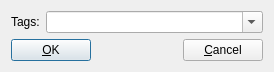
<?xml version="1.0" encoding="UTF-8"?>
<ui version="4.0">
 <class>AddTagsDlg</class>
 <widget class="QDialog" name="AddTagsDlg">
  <property name="geometry">
   <rect>
    <x>0</x>
    <y>0</y>
    <width>274</width>
    <height>65</height>
   </rect>
  </property>
  <property name="windowTitle">
   <string>Add tags</string>
  </property>
  <layout class="QVBoxLayout" name="verticalLayout_2">
   <item>
    <layout class="QVBoxLayout" name="verticalLayout">
     <item>
      <layout class="QHBoxLayout" name="horizontalLayout">
       <item>
        <widget class="QLabel" name="label">
         <property name="text">
          <string>Tags:</string>
         </property>
        </widget>
       </item>
       <item>
        <widget class="CompletionComboBox" name="tags">
         <property name="sizePolicy">
          <sizepolicy hsizetype="MinimumExpanding" vsizetype="Fixed">
           <horstretch>0</horstretch>
           <verstretch>0</verstretch>
          </sizepolicy>
         </property>
         <property name="editable">
          <bool>true</bool>
         </property>
        </widget>
       </item>
      </layout>
     </item>
     <item>
      <layout class="QHBoxLayout">
       <item>
        <widget class="QPushButton" name="ok_button">
         <property name="text">
          <string>&amp;OK</string>
         </property>
         <property name="autoDefault">
          <bool>true</bool>
         </property>
         <property name="default">
          <bool>true</bool>
         </property>
        </widget>
       </item>
       <item>
        <spacer>
         <property name="orientation">
          <enum>Qt::Horizontal</enum>
         </property>
         <property name="sizeHint" stdset="0">
          <size>
           <width>101</width>
           <height>20</height>
          </size>
         </property>
        </spacer>
       </item>
       <item>
        <widget class="QPushButton" name="cancel_button">
         <property name="text">
          <string>&amp;Cancel</string>
         </property>
         <property name="autoDefault">
          <bool>false</bool>
         </property>
        </widget>
       </item>
      </layout>
     </item>
    </layout>
   </item>
  </layout>
 </widget>
 <customwidgets>
  <customwidget>
   <class>CompletionComboBox</class>
   <extends>QComboBox</extends>
   <header>completion_combo_box.h</header>
  </customwidget>
 </customwidgets> 
 <resources>
  <include location="mnemosyne.qrc"/>
 </resources>
 <connections>
  <connection>
   <sender>cancel_button</sender>
   <signal>clicked()</signal>
   <receiver>AddTagsDlg</receiver>
   <slot>reject()</slot>
   <hints>
    <hint type="sourcelabel">
     <x>281</x>
     <y>151</y>
    </hint>
    <hint type="destinationlabel">
     <x>164</x>
     <y>87</y>
    </hint>
   </hints>
  </connection>
  <connection>
   <sender>ok_button</sender>
   <signal>clicked()</signal>
   <receiver>AddTagsDlg</receiver>
   <slot>accept()</slot>
   <hints>
    <hint type="sourcelabel">
     <x>45</x>
     <y>155</y>
    </hint>
    <hint type="destinationlabel">
     <x>148</x>
     <y>87</y>
    </hint>
   </hints>
  </connection>
 </connections>
</ui>
